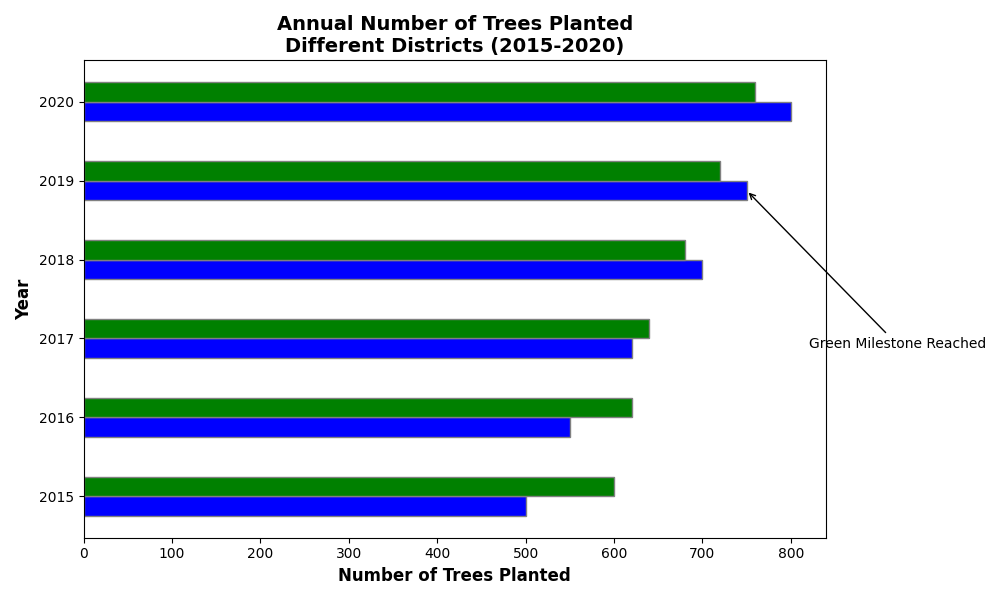

Here is the Python script that generated this plot:
import matplotlib.pyplot as plt
import numpy as np

years = np.arange(2015, 2021)
districtA_trees = np.array([500, 550, 620, 700, 750, 800])
districtB_trees = np.array([600, 620, 640, 680, 720, 760])

bar_height = 0.25
r1 = np.arange(len(years))
r2 = [x + bar_height for x in r1]

fig, ax = plt.subplots(figsize=(10, 6))

ax.barh(r1, districtA_trees, color='blue', height=bar_height, edgecolor='grey')
ax.barh(r2, districtB_trees, color='green', height=bar_height, edgecolor='grey')

ax.set_ylabel('Year', fontweight='bold', fontsize=12)
ax.set_xlabel('Number of Trees Planted', fontweight='bold', fontsize=12)
ax.set_title('Annual Number of Trees Planted\nDifferent Districts (2015-2020)', fontweight='bold', fontsize=14)
ax.set_yticks([r + bar_height / 2 for r in range(len(years))])
ax.set_yticklabels(years)

ax.annotate('Green Milestone Reached', xy=(750, 4), xytext=(820, 2),
            arrowprops=dict(facecolor='black', arrowstyle='->'), fontsize=10)

plt.tight_layout()
plt.show()
